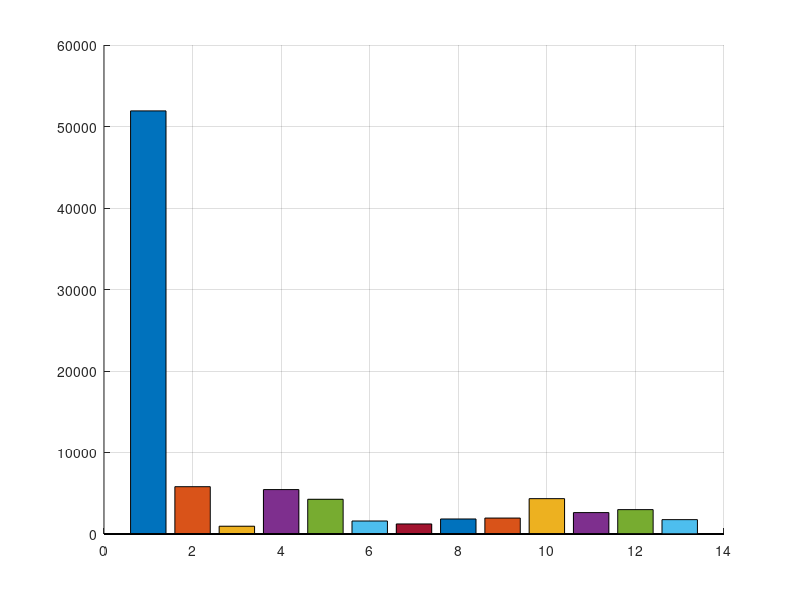

Write MATLAB code to recreate this figure.
clear all;
pkg load signal;

R = dlmread("Housing.csv",";");
L = 545;
V = 12;
x = zeros(12,L);
x(1,:) = R(:,2)' * 0.092903; %area: square feet to qm
x(2,:) = R(:,3)'; %bedrooms
x(3,:) = R(:,4)'; %bathrooms 
x(4,:) = R(:,5)'; %stories: number of levels
x(5,:) = R(:,6)'; %main road: house faces main road
x(6,:) = R(:,7)'; %guestroom: no: 0, yes: 1 
x(7,:) = R(:,8)'; %basement: no: 0, yes: 1 
x(8,:) = R(:,9)'; %hotwaterheating: house uses gas: no: 0, yes: 1
x(9,:) = R(:,10)'; %airconditioning: no: 0, yes: 1
x(10,:) = R(:,11)'; %parking: number of parking lots
x(11,:) = R(:,12)'; %prefarea: house located in preferred area: no: 0, yes: 1
x(12,:) = R(:,13)'; %furnishingstatus: furnished: 2, semi-furnished: 1, unfurnished: 0
y = R(:,1)' * 0.011; %price: indian rupie to euro
%x1 = (0.5:0.25:5.25);
%x2 = (0.2:0.1:2.1);
%y = zeros(1,size(x1));

mean = zeros(1,V);
mean_s = zeros(1,V);
%Scaling needed for every feature vector befor merged into x
%Mean value = 0, standard deviation = 1
for i=1:V
   mean(i) = sum(x(i,:)/L);
   dev(i) = sqrt(sum((x(i,:)-mean(i)).^2)/L);
   x_s(i,:) = (x(i,:) - mean(i)) / dev(i);
   mean_s(i) = sum(x_s(i,:)/L);
   dev_s(i) = sqrt(sum((x_s(i,:)-mean_s(i)).^2)/L);
end

%theta
h = zeros(V+1,1);

X = zeros(L,V+1);

for i=1:L
   X(i,1) = 1;
   X(i,2) = x_s(1,i);
   X(i,3) = x_s(2,i);
   X(i,4) = x_s(3,i);
   X(i,5) = x_s(4,i);
   X(i,6) = x_s(5,i);
   X(i,7) = x_s(6,i);
   X(i,8) = x_s(7,i);
   X(i,9) = x_s(8,i);
   X(i,10) = x_s(9,i);   
   X(i,11) = x_s(10,i);
   X(i,12) = x_s(11,i);
   X(i,13) = x_s(12,i);     
end

beta = 0.00002;
lambda = [0.0001; 0.00001; 0.00001; 0.00001; 0.00001; 0.00001; 0.00001; 0.00001; 0.00001; 0.00001; 0.00001; 0.00001; 0.00001;];
%lambda = [0.0; 0.0; 0.0;];

% Bayes estimation
for i=1:1500
  h = h - beta * ((X' * X * h) - (X' * y') + (lambda * h' * h ));
end

% Regression result
Y_r = X * h;


p = zeros(1,V);
p(1) = 300; %area: qm
p(2) = 2; %bedrooms
p(3) = 2; %bathrooms
p(4) = 2; %stories: number of levels
p(5) = 0; %main road: house faces main road
p(6) = 2; %guestroom: no: 0, yes: 1 
p(7) = 1; %basement: no: 0, yes: 1 
p(8) = 1; %hotwaterheating: house uses gas: no: 0, yes: 1
p(9) = 0; %airconditioning: no: 0, yes: 1
p(10) = 4; %parking: number of parking lots
p(11) = 0; %prefarea: house located in preferred area: no: 0, yes: 1
p(12) = 1; %furnishingstatus: furnished: 2, semi-furnished: 1, unfurnished: 0

p_s(1) = 1;
for i=2:V+1
   p_s(i) = (p(i-1) - mean(i-1)) / dev(i-1);
end

Y_p = p_s * h;
%Y_p = min(Y_p,1);


figure(1)
clf
z = 1:V+1;
%colours = { 'm', 'm', 'm', 'm', 'b', 'm', 'm', 'm', 'm' };
hold on
for i = 1 : V+1
  %H(i) = bar( z(i), h(i), 0.4, 'facecolor', colours{i} );
  H(i) = bar( z(i), h(i), 0.4 );
endfor
grid on